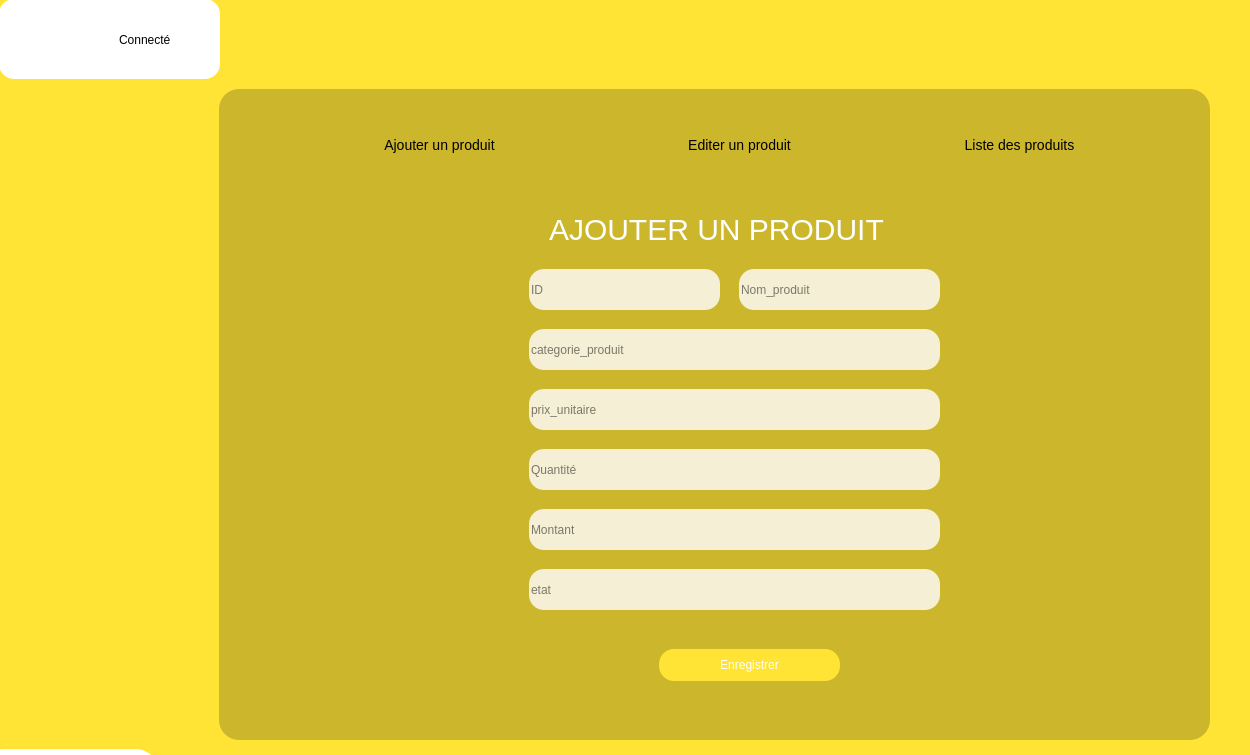
<?xml version="1.0" encoding="UTF-8"?>
<ui version="4.0">
 <class>AjouterProduit</class>
 <widget class="QMainWindow" name="AjouterProduit">
  <property name="geometry">
   <rect>
    <x>0</x>
    <y>0</y>
    <width>1250</width>
    <height>755</height>
   </rect>
  </property>
  <property name="windowTitle">
   <string>MainWindow</string>
  </property>
  <widget class="QWidget" name="centralwidget">
   <widget class="QFrame" name="frame">
    <property name="geometry">
     <rect>
      <x>-1</x>
      <y>-1</y>
      <width>1281</width>
      <height>801</height>
     </rect>
    </property>
    <property name="styleSheet">
     <string notr="true">background-color: rgb(255,228,54)</string>
    </property>
    <property name="frameShape">
     <enum>QFrame::StyledPanel</enum>
    </property>
    <property name="frameShadow">
     <enum>QFrame::Raised</enum>
    </property>
    <widget class="QFrame" name="frame_haut">
     <property name="geometry">
      <rect>
       <x>0</x>
       <y>0</y>
       <width>1271</width>
       <height>71</height>
      </rect>
     </property>
     <property name="styleSheet">
      <string notr="true">border:none</string>
     </property>
     <property name="frameShape">
      <enum>QFrame::StyledPanel</enum>
     </property>
     <property name="frameShadow">
      <enum>QFrame::Raised</enum>
     </property>
     <widget class="QPushButton" name="pushButton">
      <property name="geometry">
       <rect>
        <x>1120</x>
        <y>0</y>
        <width>113</width>
        <height>81</height>
       </rect>
      </property>
      <property name="text">
       <string/>
      </property>
      <property name="icon">
       <iconset>
        <normaloff>../fermerIcon-removebg-preview.png</normaloff>../fermerIcon-removebg-preview.png</iconset>
      </property>
      <property name="iconSize">
       <size>
        <width>60</width>
        <height>80</height>
       </size>
      </property>
     </widget>
     <widget class="QPushButton" name="pushButton_2">
      <property name="geometry">
       <rect>
        <x>1010</x>
        <y>0</y>
        <width>113</width>
        <height>81</height>
       </rect>
      </property>
      <property name="text">
       <string/>
      </property>
      <property name="icon">
       <iconset>
        <normaloff>../pngtree-fullscreen--icon-in-trendy-style-isolated-background-png-image_1566064-removebg-preview.png</normaloff>../pngtree-fullscreen--icon-in-trendy-style-isolated-background-png-image_1566064-removebg-preview.png</iconset>
      </property>
      <property name="iconSize">
       <size>
        <width>60</width>
        <height>80</height>
       </size>
      </property>
     </widget>
     <widget class="QPushButton" name="pushButton_3">
      <property name="geometry">
       <rect>
        <x>880</x>
        <y>0</y>
        <width>113</width>
        <height>81</height>
       </rect>
      </property>
      <property name="styleSheet">
       <string notr="true"/>
      </property>
      <property name="text">
       <string/>
      </property>
      <property name="icon">
       <iconset>
        <normaloff>../red-removebg-preview.png</normaloff>../red-removebg-preview.png</iconset>
      </property>
      <property name="iconSize">
       <size>
        <width>60</width>
        <height>80</height>
       </size>
      </property>
     </widget>
    </widget>
    <widget class="QFrame" name="frame_3">
     <property name="geometry">
      <rect>
       <x>220</x>
       <y>90</y>
       <width>991</width>
       <height>651</height>
      </rect>
     </property>
     <property name="styleSheet">
      <string notr="true">background-color:rgba(0,0,0,0.2);
border-radius:20px;
</string>
     </property>
     <property name="frameShape">
      <enum>QFrame::StyledPanel</enum>
     </property>
     <property name="frameShadow">
      <enum>QFrame::Raised</enum>
     </property>
     <widget class="QPushButton" name="pushButton_11">
      <property name="geometry">
       <rect>
        <x>440</x>
        <y>560</y>
        <width>181</width>
        <height>32</height>
       </rect>
      </property>
      <property name="styleSheet">
       <string notr="true">QPushButton{
background-color:#FFE436;
border-top-left-radius:20px;
border-bottom-left-radius:20px;
color:rgb(255,255,255);
font:77 21pt &quot;metropolis&quot;;
border-radius:15px


}
QPushButton:hover{
background-color:white;
border-radius:15px;
color:rgb(0,0,0);
font:77 18pt &quot;metropolis&quot;;


}
</string>
      </property>
      <property name="text">
       <string>Enregistrer</string>
      </property>
     </widget>
     <widget class="QPushButton" name="pushButton_16">
      <property name="geometry">
       <rect>
        <x>690</x>
        <y>30</y>
        <width>221</width>
        <height>51</height>
       </rect>
      </property>
      <property name="styleSheet">
       <string notr="true">QPushButton{
background-color:rgb(255,255,255);
border-top-left-radius:20px;
border-bottom-left-radius:20px;
color:rgb(0,0,0);
font:77 10pt &quot;metropolis&quot;;
font-size:14px;
background-color:none;

}
QPushButton:hover{
background-color:white;
border-top-left-radius:20px;
border-bottom-left-radius:20px;
color:rgb(0,0,0);
font:77 13pt &quot;metropolis&quot;;

}


</string>
      </property>
      <property name="text">
       <string>Liste des produits</string>
      </property>
      <property name="icon">
       <iconset>
        <normaloff>../lister-removebg-preview.png</normaloff>../lister-removebg-preview.png</iconset>
      </property>
      <property name="iconSize">
       <size>
        <width>50</width>
        <height>50</height>
       </size>
      </property>
     </widget>
     <widget class="QPushButton" name="pushButton_13">
      <property name="geometry">
       <rect>
        <x>110</x>
        <y>30</y>
        <width>221</width>
        <height>51</height>
       </rect>
      </property>
      <property name="styleSheet">
       <string notr="true">QPushButton{
background-color:rgb(255,255,255);
border-top-left-radius:20px;
border-bottom-left-radius:20px;
color:rgb(0,0,0);
font:77 10pt &quot;metropolis&quot;;
font-size:14px;
background-color:none;

}
QPushButton:hover{
background-color:white;
border-top-left-radius:20px;
border-bottom-left-radius:20px;
color:rgb(0,0,0);
font:77 13pt &quot;metropolis&quot;;

}


</string>
      </property>
      <property name="text">
       <string>Ajouter un produit</string>
      </property>
      <property name="icon">
       <iconset>
        <normaloff>../ajouter_vente-removebg-preview.png</normaloff>../ajouter_vente-removebg-preview.png</iconset>
      </property>
      <property name="iconSize">
       <size>
        <width>50</width>
        <height>50</height>
       </size>
      </property>
     </widget>
     <widget class="QPushButton" name="pushButton_14">
      <property name="geometry">
       <rect>
        <x>410</x>
        <y>30</y>
        <width>221</width>
        <height>51</height>
       </rect>
      </property>
      <property name="styleSheet">
       <string notr="true">QPushButton{
background-color:rgb(255,255,255);
border-top-left-radius:20px;
border-bottom-left-radius:20px;
color:rgb(0,0,0);
font:77 10pt &quot;metropolis&quot;;
font-size:14px;background-color:none;


}
QPushButton:hover{
background-color:white;
border-top-left-radius:20px;
border-bottom-left-radius:20px;
color:rgb(0,0,0);
font:77 13pt &quot;metropolis&quot;;

}


</string>
      </property>
      <property name="text">
       <string>Editer un produit</string>
      </property>
      <property name="icon">
       <iconset>
        <normaloff>../edit-removebg-preview.png</normaloff>../edit-removebg-preview.png</iconset>
      </property>
      <property name="iconSize">
       <size>
        <width>50</width>
        <height>50</height>
       </size>
      </property>
     </widget>
     <widget class="QLineEdit" name="lineEdit_15">
      <property name="geometry">
       <rect>
        <x>310</x>
        <y>360</y>
        <width>411</width>
        <height>41</height>
       </rect>
      </property>
      <property name="styleSheet">
       <string notr="true">border-radius:15px;
color:black;
background-color:rgba(255,255,255,0.8)

</string>
      </property>
      <property name="placeholderText">
       <string>Quantité</string>
      </property>
     </widget>
     <widget class="QLineEdit" name="lineEdit_23">
      <property name="geometry">
       <rect>
        <x>310</x>
        <y>480</y>
        <width>411</width>
        <height>41</height>
       </rect>
      </property>
      <property name="styleSheet">
       <string notr="true">border-radius:15px;
color:black;
background-color:rgba(255,255,255,0.8)

</string>
      </property>
      <property name="placeholderText">
       <string>etat</string>
      </property>
     </widget>
     <widget class="QLineEdit" name="lineEdit_22">
      <property name="geometry">
       <rect>
        <x>310</x>
        <y>420</y>
        <width>411</width>
        <height>41</height>
       </rect>
      </property>
      <property name="styleSheet">
       <string notr="true">border-radius:15px;
color:black;
background-color:rgba(255,255,255,0.8)

</string>
      </property>
      <property name="placeholderText">
       <string>Montant</string>
      </property>
     </widget>
     <widget class="QLabel" name="label_13">
      <property name="geometry">
       <rect>
        <x>330</x>
        <y>120</y>
        <width>381</width>
        <height>41</height>
       </rect>
      </property>
      <property name="styleSheet">
       <string notr="true">background-color:none;
border:none;
font:90 30pt &quot;metropolis&quot;;
font-size:30px;
color:white</string>
      </property>
      <property name="text">
       <string>AJOUTER UN PRODUIT</string>
      </property>
     </widget>
     <widget class="QLineEdit" name="lineEdit_11">
      <property name="geometry">
       <rect>
        <x>310</x>
        <y>180</y>
        <width>191</width>
        <height>41</height>
       </rect>
      </property>
      <property name="styleSheet">
       <string notr="true">border-radius:15px;
color:black;
background-color:rgba(255,255,255,0.8)

</string>
      </property>
      <property name="placeholderText">
       <string>ID</string>
      </property>
     </widget>
     <widget class="QLineEdit" name="lineEdit_13">
      <property name="geometry">
       <rect>
        <x>310</x>
        <y>240</y>
        <width>411</width>
        <height>41</height>
       </rect>
      </property>
      <property name="styleSheet">
       <string notr="true">border-radius:15px;
color:black;
background-color:rgba(255,255,255,0.8)

</string>
      </property>
      <property name="placeholderText">
       <string>categorie_produit</string>
      </property>
     </widget>
     <widget class="QLineEdit" name="lineEdit_14">
      <property name="geometry">
       <rect>
        <x>310</x>
        <y>300</y>
        <width>411</width>
        <height>41</height>
       </rect>
      </property>
      <property name="styleSheet">
       <string notr="true">border-radius:15px;
color:black;
background-color:rgba(255,255,255,0.8)

</string>
      </property>
      <property name="placeholderText">
       <string>prix_unitaire</string>
      </property>
     </widget>
     <widget class="QLineEdit" name="lineEdit_12">
      <property name="geometry">
       <rect>
        <x>520</x>
        <y>180</y>
        <width>201</width>
        <height>41</height>
       </rect>
      </property>
      <property name="styleSheet">
       <string notr="true">border-radius:15px;
color:black;
background-color:rgba(255,255,255,0.8)

</string>
      </property>
      <property name="placeholderText">
       <string>Nom_produit</string>
      </property>
     </widget>
    </widget>
    <widget class="QPushButton" name="pushButton_20">
     <property name="geometry">
      <rect>
       <x>-20</x>
       <y>750</y>
       <width>181</width>
       <height>51</height>
      </rect>
     </property>
     <property name="styleSheet">
      <string notr="true">background-color:white;
color:black;
border-radius:25px;
font:90 18pt &quot;metropolis&quot;;</string>
     </property>
     <property name="text">
      <string>Retour</string>
     </property>
    </widget>
    <widget class="QWidget" name="widget_9" native="true">
     <property name="geometry">
      <rect>
       <x>0</x>
       <y>0</y>
       <width>221</width>
       <height>80</height>
      </rect>
     </property>
     <property name="styleSheet">
      <string notr="true">background-color:white;
border:none;
border-radius:15px
</string>
     </property>
     <widget class="QLabel" name="label_32">
      <property name="geometry">
       <rect>
        <x>120</x>
        <y>20</y>
        <width>101</width>
        <height>41</height>
       </rect>
      </property>
      <property name="styleSheet">
       <string notr="true">border:none;
font:90 18pt &quot;metropolis&quot;;</string>
      </property>
      <property name="text">
       <string>Connecté</string>
      </property>
     </widget>
     <widget class="QPushButton" name="pushButton_12">
      <property name="geometry">
       <rect>
        <x>10</x>
        <y>0</y>
        <width>111</width>
        <height>61</height>
       </rect>
      </property>
      <property name="styleSheet">
       <string notr="true">QPushButton{
background-color:none;
border-top-left-radius:20px;
border-bottom-left-radius:20px;
color:rgb(0,0,0);
font:77 10pt &quot;metropolis&quot;;
font-size:14px;

}
QPushButton:hover{
background-color:white;
border-top-left-radius:20px;
border-bottom-left-radius:20px;
color:rgb(0,0,0);
font:77 10pt &quot;metropolis&quot;;
font-size:13px;

}


</string>
      </property>
      <property name="text">
       <string/>
      </property>
      <property name="icon">
       <iconset>
        <normaloff>../compte-removebg-preview.png</normaloff>../compte-removebg-preview.png</iconset>
      </property>
      <property name="iconSize">
       <size>
        <width>120</width>
        <height>110</height>
       </size>
      </property>
     </widget>
    </widget>
   </widget>
  </widget>
 </widget>
 <resources>
  <include location="../res.qrc"/>
 </resources>
 <connections/>
</ui>
